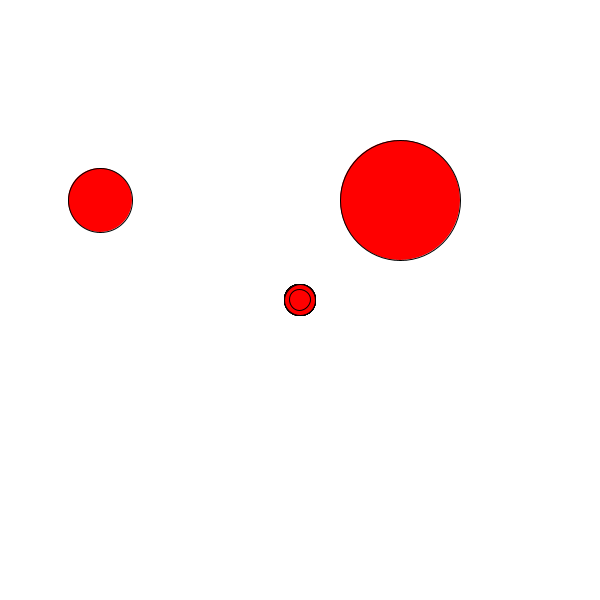
Frame 1 (no input)
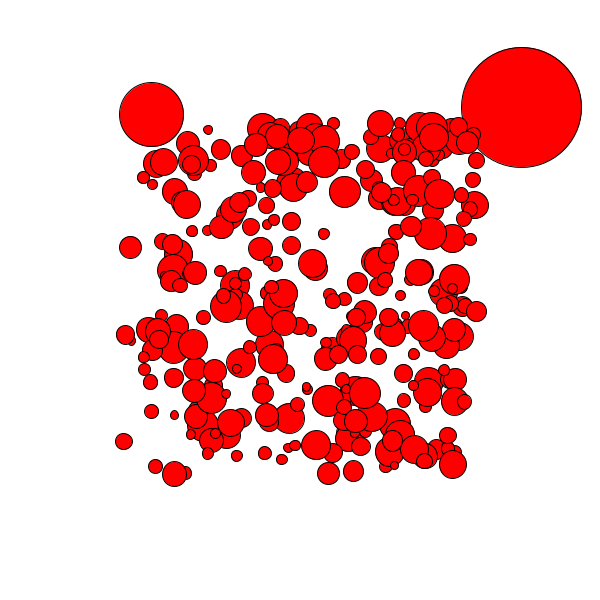
Frame 60 (the mouse pressed at the canvas centre just before this capture)
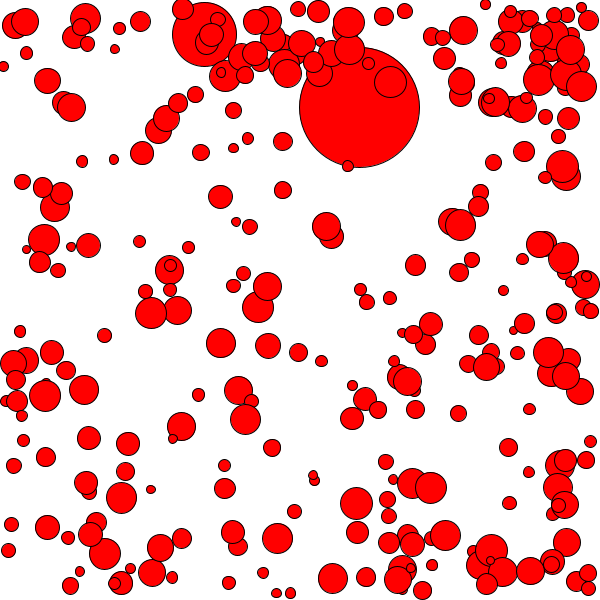
Frame 120 (the mouse held since frame 60 and released just before this capture)

The Processing sketch that drew these frames (run headless with seeded random() and noise(); from frame 60 on, the mouse is pressed at the canvas centre):

// Processing sketch: palline_15_2
// ── palline_15_2.pde
pallina p,q;
ArrayList <pallina> Contenitore; // è un contenitore di palline

void setup(){
  size(600,600);
  
  p = new pallina(100,200,64);
  q = new pallina(400,200,120);
  
  Contenitore = new ArrayList();
  Contenitore.add(p);
  Contenitore.add(q);
  
  // altre 300
  for(int n = 0; n < 300; n++){
    pallina nuova = new pallina(300,300,random(8,32));
    Contenitore.add(nuova);
  }
  
  frameRate(24);
}

void draw(){
  background(255);
  
  //p.display();
  //q.display();
  
  // disegna tutte le palline del contenitore
  for(int n = 0; n < Contenitore.size(); n++){
    // prendi una pallina
    pallina questa = Contenitore.get(n);
    // disegnala sullo schermo
    questa.display();
    
  }
  
}


// ── pallina.pde
class pallina {

  float x, y, w;
  float vx, vy;

  // costruttore della classe pallina
  // é il setup di ogni pallina
  
  pallina(float _x, float _y, float _w) {

    x = _x;
    y = _y;
    w = _w;

    vx = random(-3, 3);
    vy = random(-3, 3);
  }

  void display() {

    fill(255, 0, 0);
    ellipse(x, y, w, w);

    x += vx;
    y += vy;

    if (x<w/2 || x > width-w/2) {
      vx = vx*-1;
    }

    if (y<w/2 || y > height-w/2) {
      vy = vy*-1;
    }
  }
}
